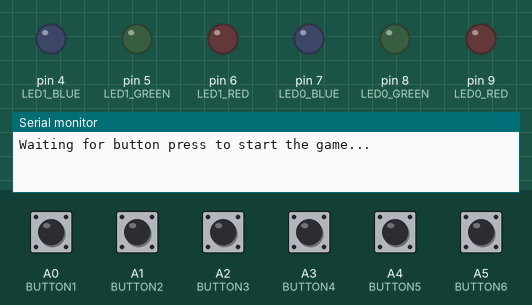
Recording of a program running on a simulated Arduino Uno, built with avr-gcc and run on an emulated ATmega328P. Shown: output pins drawn as LEDs (lit = HIGH), the last lines printed to the serial monitor. The test bench sets the inputs (shaded band); at power-on: A0 (BUTTON1), A1 (BUTTON2), A2 (BUTTON3), A3 (BUTTON4), A4 (BUTTON5), A5 (BUTTON6) HIGH. Random numbers use the default seed unless the program sets one.

Above: at 0.8 s.
0.9 s: A0 (BUTTON1) pulled LOW for 0.15 s
At 2.9 s:
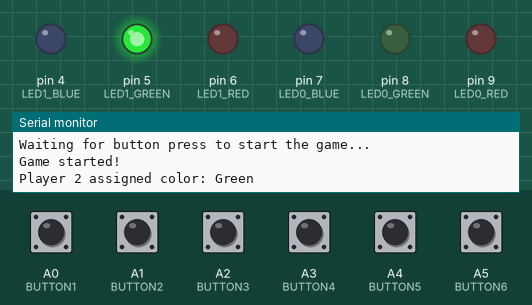
3.4 s: A4 (BUTTON5) pulled LOW for 0.15 s
At 5.2 s:
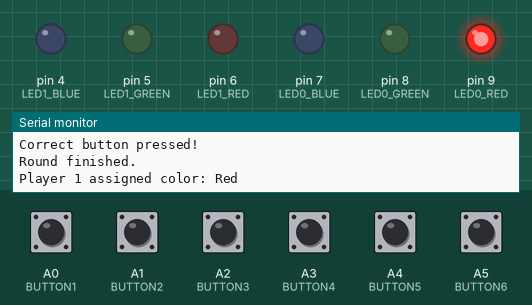
6.4 s: A2 (BUTTON3) pulled LOW for 0.15 s
At 8.7 s:
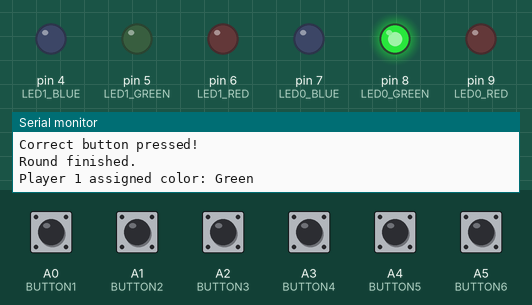
9.4 s: A1 (BUTTON2) pulled LOW for 0.15 s
At 12.1 s:
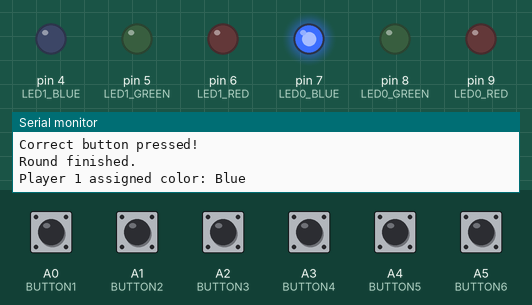
12.4 s: A0 (BUTTON1) pulled LOW for 1 s
At 14.4 s:
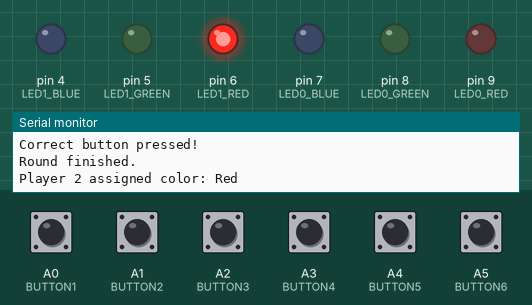
15.4 s: A5 (BUTTON6) pulled LOW for 0.15 s
At 17.1 s:
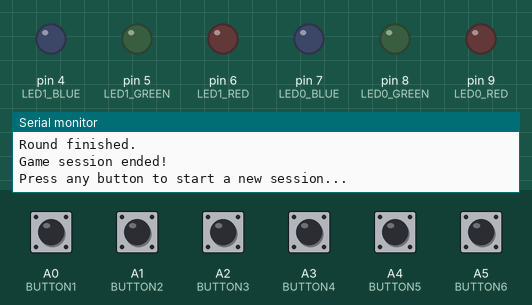
Timing chart, 0 to 18.6 s (numbered marks = the images above; inputs shaded):
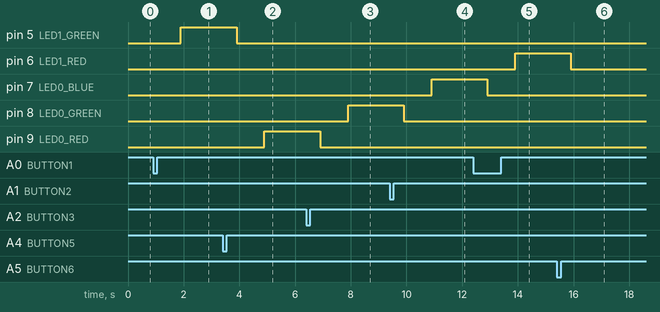

The program:

main.cpp
```cpp
#include <SPI.h>
#include <Arduino.h>
#include <Wire.h>

#define LED0_RED 9
#define LED0_GREEN 8
#define LED0_BLUE 7
#define LED1_RED 6
#define LED1_GREEN 5
#define LED1_BLUE 4

#define BUTTON1 A0  // Blue - Player 1
#define BUTTON2 A1  // Green - Player 1
#define BUTTON3 A2  // Red - Player 1
#define BUTTON4 A3  // Blue - Player 2
#define BUTTON5 A4  // Green - Player 2
#define BUTTON6 A5  // Red - Player 2

const int buttonPins[] = {BUTTON1, BUTTON2, BUTTON3, BUTTON4, BUTTON5, BUTTON6};
char buttonMapping[] = {'1', '2', '3', '4', '5', '6'}; // Corresponding button IDs

int roundCount = 0;  // Counter for the number of rounds

void lightUpLED(int player, int color);
int getButtonPin(int color);
int getButtonPinForPlayer2(int color);
void sendCommand(char command);

void setup() {
  Serial.begin(9600); // Initialize serial monitor
  SPI.begin();
  pinMode(MISO, OUTPUT); // Set MISO pin as output for SPI communication
  pinMode(SS, INPUT);    // Slave Select pin is input

  // Set button pins as inputs with pull-up resistors
  for (int i = 0; i < 6; i++) {
    pinMode(buttonPins[i], INPUT_PULLUP);
  }

  // Set LED pins as outputs
  pinMode(LED0_RED, OUTPUT);
  pinMode(LED0_GREEN, OUTPUT);
  pinMode(LED0_BLUE, OUTPUT);
  pinMode(LED1_RED, OUTPUT);
  pinMode(LED1_GREEN, OUTPUT);
  pinMode(LED1_BLUE, OUTPUT);

  Serial.println("Waiting for button press to start the game...");
  while (true) {
    if (digitalRead(BUTTON1) == LOW || digitalRead(BUTTON2) == LOW || digitalRead(BUTTON3) == LOW ||
        digitalRead(BUTTON4) == LOW || digitalRead(BUTTON5) == LOW || digitalRead(BUTTON6) == LOW) {
      sendCommand('S'); // Send game start signal to master
      Serial.println("Game started!");
      delay(1000); // 1-second delay for master display to update
      break; // Start the game when any button is pressed
    }
  }
}

void loop() {
  roundCount++; // Increment round counter

  // Select a random color and player
  int color = random(0, 3);  // 0 = Blue, 1 = Green, 2 = Red
  int player = random(1, 3); // 1 = Player 1, 2 = Player 2

  Serial.print("Player ");
  Serial.print(player);
  Serial.print(" assigned color: ");
  Serial.println(color == 0 ? "Blue" : (color == 1 ? "Green" : "Red"));

  lightUpLED(player, color);

  int buttonPin = (player == 1) ? getButtonPin(color) : getButtonPinForPlayer2(color);
  unsigned long startMillis = millis();

  // Wait for correct button press
  while (millis() - startMillis < 10000) { // 10 seconds timeout
    if (digitalRead(buttonPin) == LOW) {
      sendCommand(buttonMapping[buttonPin - A0]); // Send button ID to master
      Serial.println("Correct button pressed!");
      delay(500); // Debounce delay
      break;
    }
  }

  Serial.println("Round finished.");
  lightUpLED(player, -1); // Turn off LEDs
  delay(1000); // Pause before the next round

  // End game after 5 rounds
  if (roundCount >= 5) {
    sendCommand('E'); // Send game over signal to master
    Serial.println("Game session ended!");
    Serial.println("Press any button to start a new session...");

    while (true) {
      if (digitalRead(BUTTON1) == LOW || digitalRead(BUTTON2) == LOW || digitalRead(BUTTON3) == LOW ||
          digitalRead(BUTTON4) == LOW || digitalRead(BUTTON5) == LOW || digitalRead(BUTTON6) == LOW) {
        sendCommand('S'); // Send game start signal to master
        roundCount = 0;   // Reset round counter
        Serial.println("New game session started!");
        delay(1000); // 1-second delay for master display to update
        break;
      }
    }
  }
}

void lightUpLED(int player, int color) {
  if (player == 1) {
    digitalWrite(LED0_RED, color == 2);
    digitalWrite(LED0_GREEN, color == 1);
    digitalWrite(LED0_BLUE, color == 0);
  } else if (player == 2) {
    digitalWrite(LED1_RED, color == 2);
    digitalWrite(LED1_GREEN, color == 1);
    digitalWrite(LED1_BLUE, color == 0);
  } else {
    digitalWrite(LED0_RED, LOW);
    digitalWrite(LED0_GREEN, LOW);
    digitalWrite(LED0_BLUE, LOW);
    digitalWrite(LED1_RED, LOW);
    digitalWrite(LED1_GREEN, LOW);
    digitalWrite(LED1_BLUE, LOW);
  }
}

int getButtonPin(int color) {
  return buttonPins[color]; // Return button pin for Player 1
}

int getButtonPinForPlayer2(int color) {
  return buttonPins[color + 3]; // Return button pin for Player 2
}

void sendCommand(char command) {
  SPDR = command;               // Write the command to SPI data register
  while (!(SPSR & (1 << SPIF))); // Wait for transmission to complete
}
```

Measured:
- after the input at 0.9 s, pin 5 (LED1_GREEN): LOW → HIGH after 1.0 s
- after the input at 3.4 s, pin 5 (LED1_GREEN): HIGH → LOW after 0.50 s; pin 9 (LED0_RED): LOW → HIGH after 1.5 s
- after the input at 6.4 s, pin 8 (LED0_GREEN): LOW → HIGH after 1.5 s; pin 9 (LED0_RED): HIGH → LOW after 0.50 s
- after the input at 9.4 s, pin 7 (LED0_BLUE): LOW → HIGH after 1.5 s; pin 8 (LED0_GREEN): HIGH → LOW after 0.50 s
- after the input at 12.4 s, pin 6 (LED1_RED): LOW → HIGH after 1.5 s; pin 7 (LED0_BLUE): HIGH → LOW after 0.50 s
- after the input at 15.4 s, pin 6 (LED1_RED): HIGH → LOW after 0.50 s
